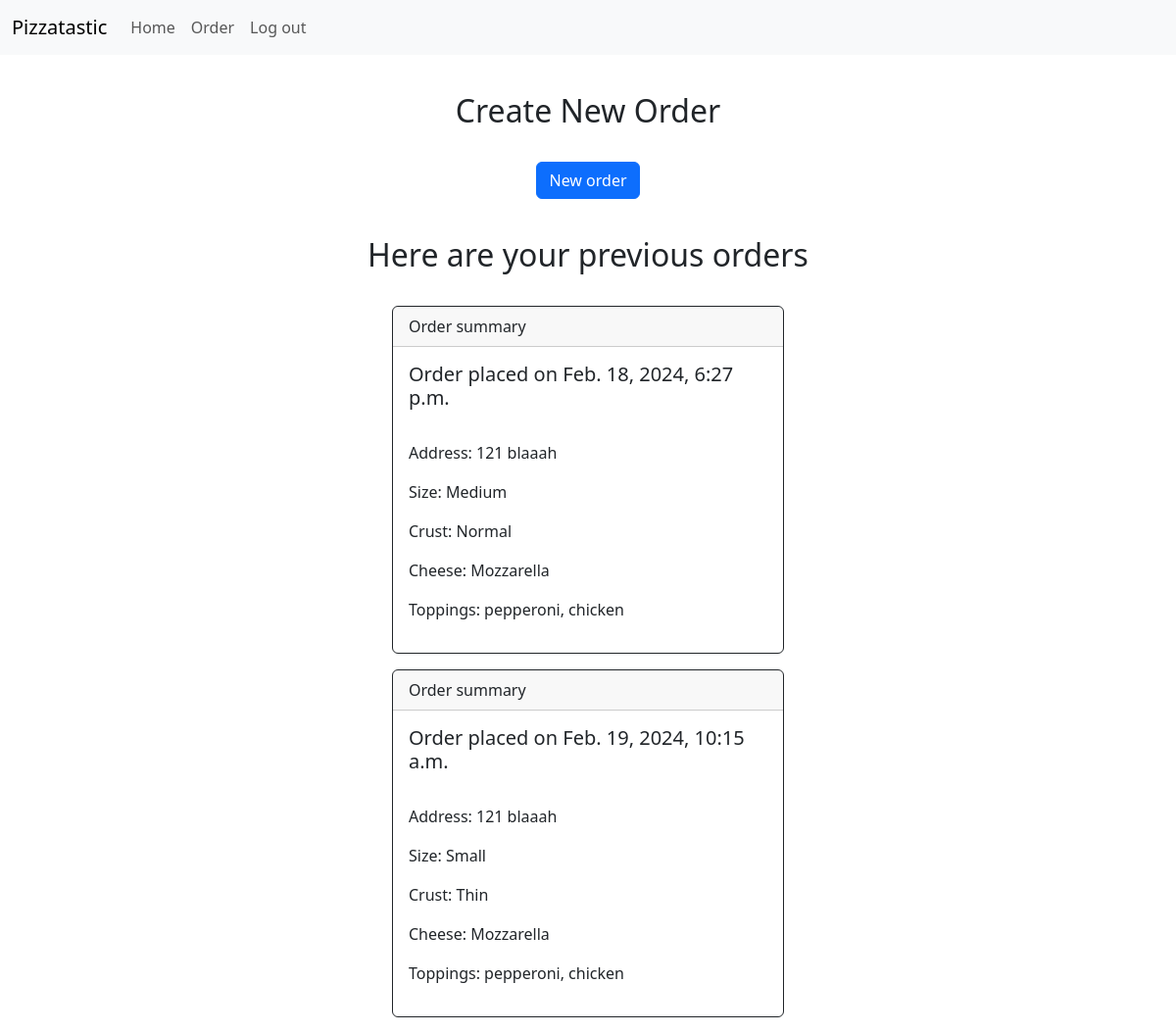
The page /orders/ (signed in) on the database its author committed.
### pizzaapp/models.py (models this page shows)
class Orders(models.Model):
    id = models.AutoField(primary_key=True)
    name = models.CharField(max_length=100)
    address = models.CharField(max_length=100)
    card_number = models.CharField(max_length=16)
    card_expiry = models.CharField(max_length=5)
    card_cvv = models.CharField(max_length=3)
    date = models.DateTimeField(auto_now_add=True)
    pizza = models.ForeignKey(Pizza, on_delete=models.CASCADE)
    user = models.ForeignKey(User, on_delete=models.CASCADE)

class Pizza(models.Model):
    id = models.AutoField(primary_key=True)
    size = models.ForeignKey(Size, on_delete=models.CASCADE)
    crust = models.ForeignKey(Crust, on_delete=models.CASCADE)
    sauce = models.ForeignKey(Sauce, on_delete=models.CASCADE)
    cheese = models.ForeignKey(Cheese, on_delete=models.CASCADE)
    pepperoni = models.BooleanField(default=False)
    chicken = models.BooleanField(default=False)
    ham = models.BooleanField(default=False)
    pineapple = models.BooleanField(default=False)
    jalapeno = models.BooleanField(default=False)
    onions = models.BooleanField(default=False)
    peppers = models.BooleanField(default=False)
    mushrooms = models.BooleanField(default=False)
    def get_toppings(self):
        toppings = []
        if self.pepperoni:
            toppings.append('pepperoni')
        if self.chicken:
            toppings.append('chicken')
        if self.ham:
            toppings.append('ham')
        if self.pineapple:
            toppings.append('pineapple')
        if self.jalapeno:
            toppings.append('jalapeno')
        if self.onions:
            toppings.append('onions')
        if self.peppers:
            toppings.append('peppers')
        if self.mushrooms:
            toppings.append('mushrooms')
        return ', '.join(toppings)

class Size(models.Model):
    id = models.AutoField(primary_key=True)
    size = models.CharField(max_length=30)
    def __str__(self):
        return self.size

class Crust(models.Model):
    id = models.AutoField(primary_key=True)
    crust = models.CharField(max_length=30)
    def __str__(self):
        return self.crust

class Cheese(models.Model):
    id = models.AutoField(primary_key=True)
    cheese = models.CharField(max_length=30)
    def __str__(self):
        return self.cheese

### pizzaapp/views.py (the view)
# urls.py: path('orders/', views.orders, name="orders"),
@login_required
def orders(request):
    orders = Orders.objects.filter(user=request.user)
    return render(request, 'orders.html', {'orders': orders})

### pizzaapp/templates/orders.html
{% extends 'base2.html' %}
{% block content2 %}
<div class="d-flex flex-column align-items-center justify-content-center">
    <h2><br>Create New Order</h2>
    <div class="d-grid gap-2 d-md-block">
        <br><button class="btn btn-primary" type="button"><a href="{% url 'createpizza' %}" class="text-white text-decoration-none">New order</a></button>
    </div>
    <h2><br>Here are your previous orders</h2><br>
</div>
  <div class="d-flex flex-column align-items-center">
    {% for order in orders %}
        <div class="card border-dark mb-3" style="max-width: 25rem;">
            <div class="card-header">Order summary</div>
            <div class="card-body">
              <h5 class="card-title">Order placed on {{ order.date }}</h5><br>
              <p>Address: {{order.address}}</p>
              <p>Size: {{ order.pizza.size }}</p>
              <p>Crust: {{ order.pizza.crust }}</p>
              <p>Cheese: {{ order.pizza.cheese }}</p>
              <p>Toppings: {{ order.pizza.get_toppings }}</p>
            </div>
        </div>
   {% endfor %}
</div>
{% endblock %}

### pizzaapp/templates/base2.html (shortened to what this page needs)
<!DOCTYPE html>
<html lang="en">
<head >
    <link rel="stylesheet" href="https://cdn.jsdelivr.net/npm/bootstrap@5.3.2/dist/css/bootstrap.min.css">
</head>
<body>
    {% block content %}
    <nav class="navbar navbar-expand-lg navbar-light bg-light custom-navbar">
        <div class="container-fluid">
            <a class="navbar-brand">Pizzatastic</a>
            <div class="collapse navbar-collapse" id="navbarNavAltMarkup">
                <div class="navbar-nav">
                    <a class="nav-link" href="{% url 'index' %}">Home</a>
                    <a class="nav-link" href="{% url 'orders' %}">Order</a>
                    <a class="nav-link" href="{% url 'logout' %}">Log out</a>
                </div>
            </div>
        </div>
    </nav>
    {% endblock %}
    {% block content2 %}
    {% endblock %}
    </body>
    </html>

### rows shown on the page
Orders: date "Feb. 18, 2024, 6:27 p.m.", address "121 blaaah", pizza.size "Medium", pizza.crust "Normal", pizza.cheese "Mozzarella", pizza.get_toppings "pepperoni, chicken"
Orders: date "Feb. 19, 2024, 10:15 a.m.", address "121 blaaah", pizza.size "Small", pizza.crust "Thin", pizza.cheese "Mozzarella", pizza.get_toppings "pepperoni, chicken"
